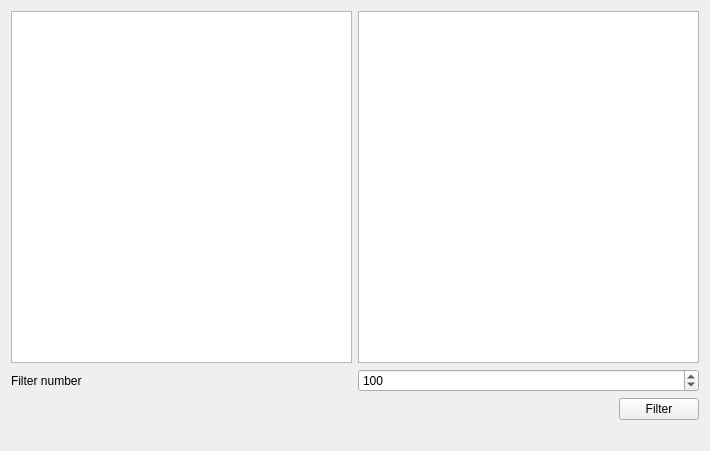
<?xml version="1.0" encoding="UTF-8"?>
<ui version="4.0">
 <class>Widget</class>
 <widget class="QWidget" name="Widget">
  <property name="geometry">
   <rect>
    <x>0</x>
    <y>0</y>
    <width>710</width>
    <height>451</height>
   </rect>
  </property>
  <property name="windowTitle">
   <string>Widget</string>
  </property>
  <layout class="QVBoxLayout" name="verticalLayout">
   <item>
    <layout class="QHBoxLayout" name="horizontalLayout">
     <item>
      <widget class="QListWidget" name="originalList"/>
     </item>
     <item>
      <widget class="QListWidget" name="filteredList"/>
     </item>
    </layout>
   </item>
   <item>
    <layout class="QHBoxLayout" name="horizontalLayout_2">
     <item>
      <widget class="QLabel" name="label">
       <property name="text">
        <string>Filter number</string>
       </property>
      </widget>
     </item>
     <item>
      <widget class="QSpinBox" name="filterSpinBox">
       <property name="minimum">
        <number>1</number>
       </property>
       <property name="maximum">
        <number>9999</number>
       </property>
       <property name="value">
        <number>100</number>
       </property>
      </widget>
     </item>
    </layout>
   </item>
   <item>
    <layout class="QHBoxLayout" name="horizontalLayout_3">
     <item>
      <spacer name="horizontalSpacer">
       <property name="orientation">
        <enum>Qt::Horizontal</enum>
       </property>
       <property name="sizeHint" stdset="0">
        <size>
         <width>40</width>
         <height>20</height>
        </size>
       </property>
      </spacer>
     </item>
     <item>
      <widget class="QPushButton" name="filterButton">
       <property name="text">
        <string>Filter</string>
       </property>
      </widget>
     </item>
    </layout>
   </item>
   <item>
    <widget class="QLabel" name="sumLabel">
     <property name="text">
      <string/>
     </property>
    </widget>
   </item>
  </layout>
 </widget>
 <layoutdefault spacing="6" margin="11"/>
 <resources/>
 <connections/>
</ui>
